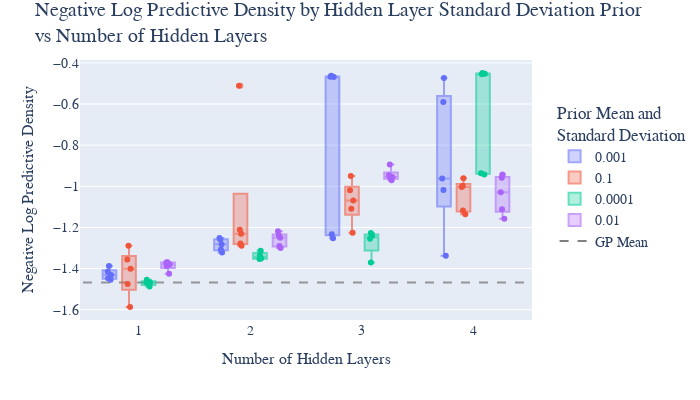

The notebook cell saved with this chart:
### Code cell
import plotly.express as px 
import plotly.graph_objects as go

# Create a box plot
df = data[(data['num_train'] == '200') & (data['num_hidden'] > 0)]

fig = px.box(df, y="test-negative_log_predictive_density", x="num_hidden", color="outputscale", hover_data=df.columns)

# Create an empty figure
# fig = go.Figure()

# Add each box trace to the new figure
for trace in fig.data:
    # trace.showlegend=False
    trace.opacity = 0.6
    # fig.add_trace(trace)

# Overlay a scatter plot on top of the box plot
scatter_fig = px.strip(df, y="test-negative_log_predictive_density", x="num_hidden", color="outputscale", hover_data=df.columns)
for trace in scatter_fig.data:
    trace.showlegend=False
    fig.add_trace(trace)

hidden_num_0_mean = data['test-negative_log_predictive_density'][(data['num_hidden'] == 0) & (data['num_train'] == '200')].mean()
fig.add_shape(
    type='line',
    y0=hidden_num_0_mean, y1=hidden_num_0_mean,
    x0=.5, x1=4.5,
    line=dict(
        color='Gray',
        width=2,
        dash="dash",
    ), 
    layer='below',
    name='mean',
    opacity=0.8,
)
fig.add_trace(go.Scatter(
    x=[None],
    y=[None],
    mode='lines',
    line=dict(color="Gray", width=2, dash="dash"),
    showlegend=True,
    name='GP Mean',
))

fig.update_layout(
    width=700, 
    height=400, 
    font_family="Serif",
    title=dict(
        text="Negative Log Predictive Density by Hidden Layer Standard Deviation Prior<br>vs Number of Hidden Layers", 
        font_size=20,
        y=0.96
    ),
    legend=dict(
        title="Prior Mean and<br>Standard Deviation", 
        x=1.05, 
        y=0.55,
        yanchor='middle',
    ),
    xaxis_title=dict(
        text="Number of Hidden Layers",
        font_size=16,
    ),
    yaxis_title=dict(
        text="Negative Log Predictive Density", 
        font_size=16, 
    ),
    font_size=14, 
)

fig.show()

### Figure 1 — Plotly figure (JSON) as saved in the notebook; plotly's stock layout.template omitted (floating-point values rounded to 4 significant figures; data arrays with more than 128 entries replaced by an {"elided": "..."} marker saying what was removed)
{"data": [{"alignmentgroup": "True", "customdata": {"elided": "20x12 mixed values"}, "hovertemplate": "outputscale=%{customdata[3]}<br>num_hidden=%{x}<br>test-negative_log_predictive_density=%{y}<br>num_train=%{customdata[0]}<br>model=%{customdata[1]}<br>dataset=%{customdata[2]}<br>run=%{customdata[4]}<br>test-expected_log_probability=%{customdata[5]}<br>test-mean_absolute_error=%{customdata[6]}<br>test-mean_squared_error=%{customdata[7]}<br>test-standardized_mean_squared_error=%{customdata[8]}<br>test-mean_standardized_log_loss=%{customdata[9]}<br>test-quantile_coverage_error=%{customdata[10]}<br>step=%{customdata[11]}<extra></extra>", "legendgroup": "0.001", "marker": {"color": "#636efa"}, "name": "0.001", "notched": false, "offsetgroup": "0.001", "opacity": 0.6, "orientation": "v", "showlegend": true, "type": "box", "x": [3, 3, 3, 3, 3, 2, 2, 2, 2, 2, 1, 1, 1, 1, 1, 4, 4, 4, 4, 4], "x0": " ", "xaxis": "x", "y": [-0.4683, -1.253, -0.4676, -0.4627, -1.234, -1.322, -1.259, -1.307, -1.282, -1.251, -1.431, -1.447, -1.387, -1.415, -1.455, -1.338, -1.018, -0.4733, -0.5898, -0.962], "y0": " ", "yaxis": "y"}, {"alignmentgroup": "True", "customdata": {"elided": "20x12 mixed values"}, "hovertemplate": "outputscale=%{customdata[3]}<br>num_hidden=%{x}<br>test-negative_log_predictive_density=%{y}<br>num_train=%{customdata[0]}<br>model=%{customdata[1]}<br>dataset=%{customdata[2]}<br>run=%{customdata[4]}<br>test-expected_log_probability=%{customdata[5]}<br>test-mean_absolute_error=%{customdata[6]}<br>test-mean_squared_error=%{customdata[7]}<br>test-standardized_mean_squared_error=%{customdata[8]}<br>test-mean_standardized_log_loss=%{customdata[9]}<br>test-quantile_coverage_error=%{customdata[10]}<br>step=%{customdata[11]}<extra></extra>", "legendgroup": "0.1", "marker": {"color": "#EF553B"}, "name": "0.1", "notched": false, "offsetgroup": "0.1", "opacity": 0.6, "orientation": "v", "showlegend": true, "type": "box", "x": [1, 1, 1, 1, 1, 3, 3, 3, 3, 3, 2, 2, 2, 2, 2, 4, 4, 4, 4, 4], "x0": " ", "xaxis": "x", "y": [-1.587, -1.289, -1.356, -1.475, -1.4, -1.11, -0.9504, -1.226, -1.069, -1.019, -0.511, -1.212, -1.289, -1.278, -1.231, -0.9615, -0.998, -1.118, -1.003, -1.136], "y0": " ", "yaxis": "y"}, {"alignmentgroup": "True", "customdata": {"elided": "17x12 mixed values"}, "hovertemplate": "outputscale=%{customdata[3]}<br>num_hidden=%{x}<br>test-negative_log_predictive_density=%{y}<br>num_train=%{customdata[0]}<br>model=%{customdata[1]}<br>dataset=%{customdata[2]}<br>run=%{customdata[4]}<br>test-expected_log_probability=%{customdata[5]}<br>test-mean_absolute_error=%{customdata[6]}<br>test-mean_squared_error=%{customdata[7]}<br>test-standardized_mean_squared_error=%{customdata[8]}<br>test-mean_standardized_log_loss=%{customdata[9]}<br>test-quantile_coverage_error=%{customdata[10]}<br>step=%{customdata[11]}<extra></extra>", "legendgroup": "0.0001", "marker": {"color": "#00cc96"}, "name": "0.0001", "notched": false, "offsetgroup": "0.0001", "opacity": 0.6, "orientation": "v", "showlegend": true, "type": "box", "x": [2, 2, 2, 2, 1, 1, 1, 1, 3, 3, 3, 3, 4, 4, 4, 4, 4], "x0": " ", "xaxis": "x", "y": [-1.35, -1.314, -1.354, -1.336, -1.468, -1.487, -1.471, -1.455, -1.228, -1.37, -1.255, -1.241, -0.9432, -0.937, -0.4548, -0.4529, -0.4493], "y0": " ", "yaxis": "y"}, {"alignmentgroup": "True", "customdata": {"elided": "20x12 mixed values"}, "hovertemplate": "outputscale=%{customdata[3]}<br>num_hidden=%{x}<br>test-negative_log_predictive_density=%{y}<br>num_train=%{customdata[0]}<br>model=%{customdata[1]}<br>dataset=%{customdata[2]}<br>run=%{customdata[4]}<br>test-expected_log_probability=%{customdata[5]}<br>test-mean_absolute_error=%{customdata[6]}<br>test-mean_squared_error=%{customdata[7]}<br>test-standardized_mean_squared_error=%{customdata[8]}<br>test-mean_standardized_log_loss=%{customdata[9]}<br>test-quantile_coverage_error=%{customdata[10]}<br>step=%{customdata[11]}<extra></extra>", "legendgroup": "0.01", "marker": {"color": "#ab63fa"}, "name": "0.01", "notched": false, "offsetgroup": "0.01", "opacity": 0.6, "orientation": "v", "showlegend": true, "type": "box", "x": [3, 3, 3, 3, 3, 2, 2, 2, 2, 2, 1, 1, 1, 1, 1, 4, 4, 4, 4, 4], "x0": " ", "xaxis": "x", "y": [-0.9601, -0.9466, -0.9545, -0.8938, -0.971, -1.29, -1.219, -1.3, -1.25, -1.24, -1.369, -1.425, -1.388, -1.38, -1.37, -1.029, -0.9423, -0.9586, -1.158, -1.112], "y0": " ", "yaxis": "y"}, {"alignmentgroup": "True", "boxpoints": "all", "customdata": {"elided": "20x12 mixed values"}, "fillcolor": "rgba(255,255,255,0)", "hoveron": "points", "hovertemplate": "outputscale=%{customdata[3]}<br>num_hidden=%{x}<br>test-negative_log_predictive_density=%{y}<br>num_train=%{customdata[0]}<br>model=%{customdata[1]}<br>dataset=%{customdata[2]}<br>run=%{customdata[4]}<br>test-expected_log_probability=%{customdata[5]}<br>test-mean_absolute_error=%{customdata[6]}<br>test-mean_squared_error=%{customdata[7]}<br>test-standardized_mean_squared_error=%{customdata[8]}<br>test-mean_standardized_log_loss=%{customdata[9]}<br>test-quantile_coverage_error=%{customdata[10]}<br>step=%{customdata[11]}<extra></extra>", "legendgroup": "0.001", "line": {"color": "rgba(255,255,255,0)"}, "marker": {"color": "#636efa"}, "name": "0.001", "offsetgroup": "0.001", "orientation": "v", "pointpos": 0, "showlegend": false, "type": "box", "x": [3, 3, 3, 3, 3, 2, 2, 2, 2, 2, 1, 1, 1, 1, 1, 4, 4, 4, 4, 4], "x0": " ", "xaxis": "x", "y": [-0.4683, -1.253, -0.4676, -0.4627, -1.234, -1.322, -1.259, -1.307, -1.282, -1.251, -1.431, -1.447, -1.387, -1.415, -1.455, -1.338, -1.018, -0.4733, -0.5898, -0.962], "y0": " ", "yaxis": "y"}, {"alignmentgroup": "True", "boxpoints": "all", "customdata": {"elided": "20x12 mixed values"}, "fillcolor": "rgba(255,255,255,0)", "hoveron": "points", "hovertemplate": "outputscale=%{customdata[3]}<br>num_hidden=%{x}<br>test-negative_log_predictive_density=%{y}<br>num_train=%{customdata[0]}<br>model=%{customdata[1]}<br>dataset=%{customdata[2]}<br>run=%{customdata[4]}<br>test-expected_log_probability=%{customdata[5]}<br>test-mean_absolute_error=%{customdata[6]}<br>test-mean_squared_error=%{customdata[7]}<br>test-standardized_mean_squared_error=%{customdata[8]}<br>test-mean_standardized_log_loss=%{customdata[9]}<br>test-quantile_coverage_error=%{customdata[10]}<br>step=%{customdata[11]}<extra></extra>", "legendgroup": "0.1", "line": {"color": "rgba(255,255,255,0)"}, "marker": {"color": "#EF553B"}, "name": "0.1", "offsetgroup": "0.1", "orientation": "v", "pointpos": 0, "showlegend": false, "type": "box", "x": [1, 1, 1, 1, 1, 3, 3, 3, 3, 3, 2, 2, 2, 2, 2, 4, 4, 4, 4, 4], "x0": " ", "xaxis": "x", "y": [-1.587, -1.289, -1.356, -1.475, -1.4, -1.11, -0.9504, -1.226, -1.069, -1.019, -0.511, -1.212, -1.289, -1.278, -1.231, -0.9615, -0.998, -1.118, -1.003, -1.136], "y0": " ", "yaxis": "y"}, {"alignmentgroup": "True", "boxpoints": "all", "customdata": {"elided": "17x12 mixed values"}, "fillcolor": "rgba(255,255,255,0)", "hoveron": "points", "hovertemplate": "outputscale=%{customdata[3]}<br>num_hidden=%{x}<br>test-negative_log_predictive_density=%{y}<br>num_train=%{customdata[0]}<br>model=%{customdata[1]}<br>dataset=%{customdata[2]}<br>run=%{customdata[4]}<br>test-expected_log_probability=%{customdata[5]}<br>test-mean_absolute_error=%{customdata[6]}<br>test-mean_squared_error=%{customdata[7]}<br>test-standardized_mean_squared_error=%{customdata[8]}<br>test-mean_standardized_log_loss=%{customdata[9]}<br>test-quantile_coverage_error=%{customdata[10]}<br>step=%{customdata[11]}<extra></extra>", "legendgroup": "0.0001", "line": {"color": "rgba(255,255,255,0)"}, "marker": {"color": "#00cc96"}, "name": "0.0001", "offsetgroup": "0.0001", "orientation": "v", "pointpos": 0, "showlegend": false, "type": "box", "x": [2, 2, 2, 2, 1, 1, 1, 1, 3, 3, 3, 3, 4, 4, 4, 4, 4], "x0": " ", "xaxis": "x", "y": [-1.35, -1.314, -1.354, -1.336, -1.468, -1.487, -1.471, -1.455, -1.228, -1.37, -1.255, -1.241, -0.9432, -0.937, -0.4548, -0.4529, -0.4493], "y0": " ", "yaxis": "y"}, {"alignmentgroup": "True", "boxpoints": "all", "customdata": {"elided": "20x12 mixed values"}, "fillcolor": "rgba(255,255,255,0)", "hoveron": "points", "hovertemplate": "outputscale=%{customdata[3]}<br>num_hidden=%{x}<br>test-negative_log_predictive_density=%{y}<br>num_train=%{customdata[0]}<br>model=%{customdata[1]}<br>dataset=%{customdata[2]}<br>run=%{customdata[4]}<br>test-expected_log_probability=%{customdata[5]}<br>test-mean_absolute_error=%{customdata[6]}<br>test-mean_squared_error=%{customdata[7]}<br>test-standardized_mean_squared_error=%{customdata[8]}<br>test-mean_standardized_log_loss=%{customdata[9]}<br>test-quantile_coverage_error=%{customdata[10]}<br>step=%{customdata[11]}<extra></extra>", "legendgroup": "0.01", "line": {"color": "rgba(255,255,255,0)"}, "marker": {"color": "#ab63fa"}, "name": "0.01", "offsetgroup": "0.01", "orientation": "v", "pointpos": 0, "showlegend": false, "type": "box", "x": [3, 3, 3, 3, 3, 2, 2, 2, 2, 2, 1, 1, 1, 1, 1, 4, 4, 4, 4, 4], "x0": " ", "xaxis": "x", "y": [-0.9601, -0.9466, -0.9545, -0.8938, -0.971, -1.29, -1.219, -1.3, -1.25, -1.24, -1.369, -1.425, -1.388, -1.38, -1.37, -1.029, -0.9423, -0.9586, -1.158, -1.112], "y0": " ", "yaxis": "y"}, {"line": {"color": "Gray", "dash": "dash", "width": 2}, "mode": "lines", "name": "GP Mean", "showlegend": true, "type": "scatter", "x": [null], "y": [null]}], "layout": {"boxmode": "group", "font": {"family": "Serif", "size": 14}, "height": 400, "legend": {"title": {"text": "Prior Mean and<br>Standard Deviation"}, "tracegroupgap": 0, "x": 1.05, "y": 0.55, "yanchor": "middle"}, "margin": {"t": 60}, "shapes": [{"layer": "below", "line": {"color": "Gray", "dash": "dash", "width": 2}, "name": "mean", "opacity": 0.8, "type": "line", "x0": 0.5, "x1": 4.5, "y0": -1.468, "y1": -1.468}], "title": {"font": {"size": 20}, "text": "Negative Log Predictive Density by Hidden Layer Standard Deviation Prior<br>vs Number of Hidden Layers", "y": 0.96}, "width": 700, "xaxis": {"anchor": "y", "domain": [0, 1], "title": {"font": {"size": 16}, "text": "Number of Hidden Layers"}}, "yaxis": {"anchor": "x", "domain": [0, 1], "title": {"font": {"size": 16}, "text": "Negative Log Predictive Density"}}}}
